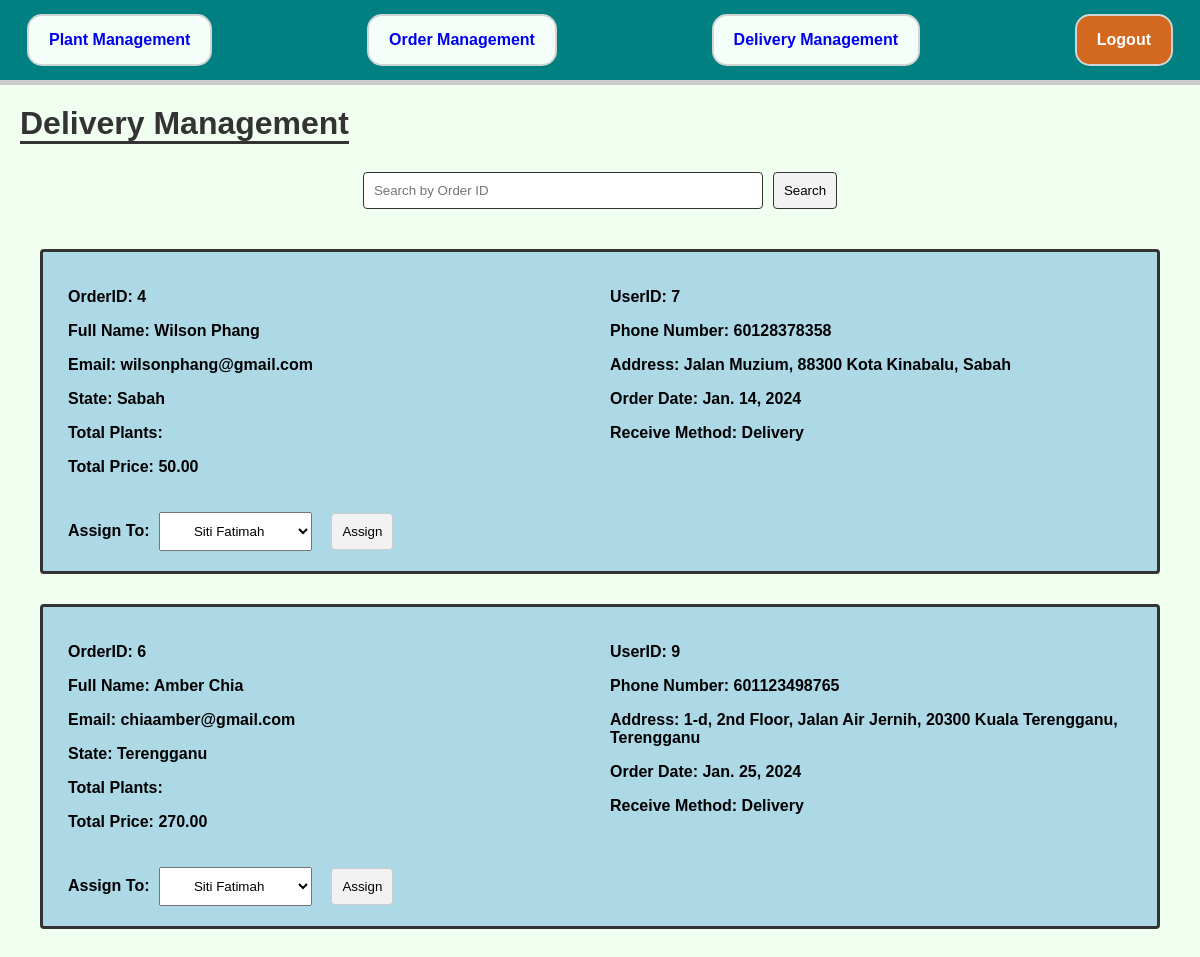
The page /adm/delivery/ (signed in) on the database as committed earlier.
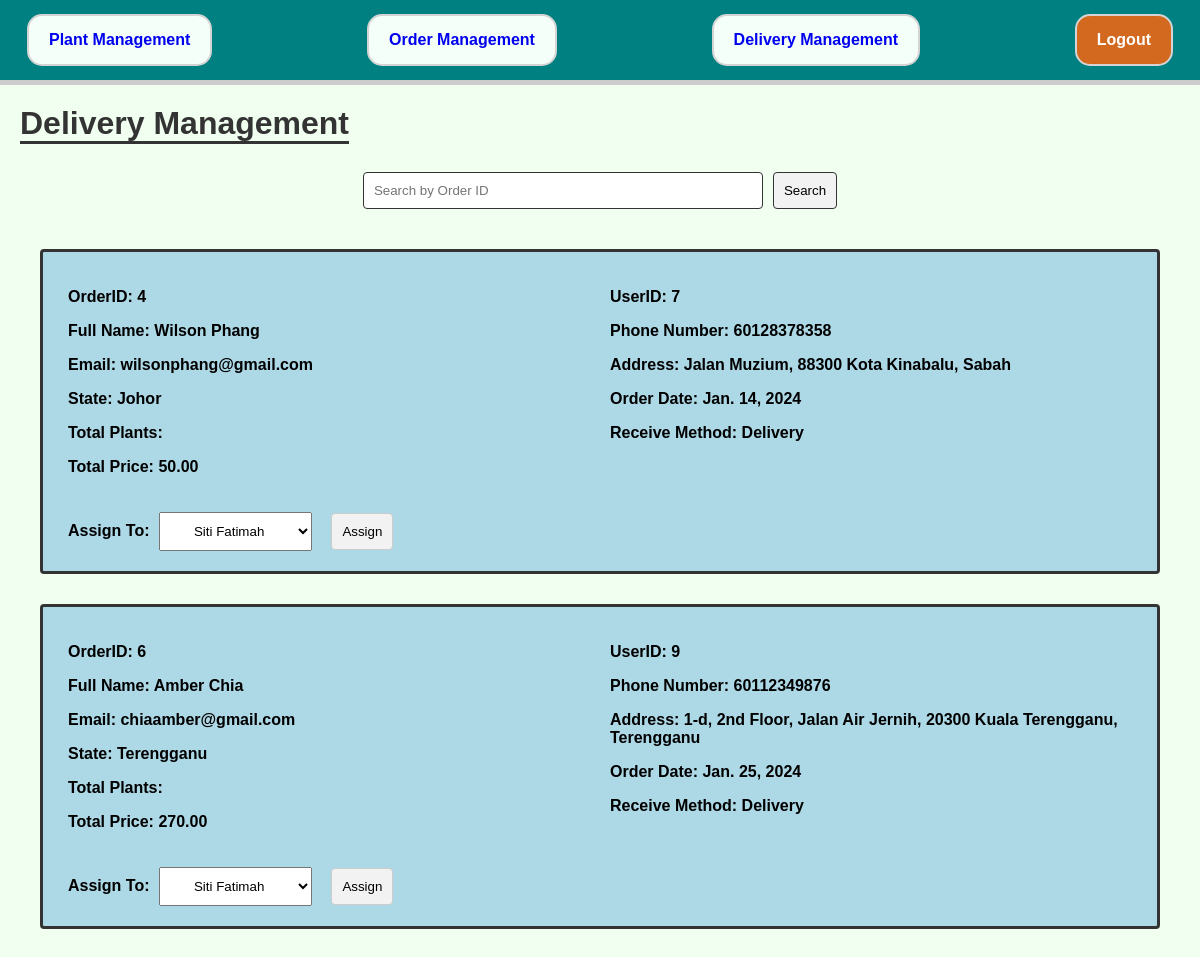
The same page on the database as committed later.
### app/models.py (models this page shows, shortened)
class Order(models.Model):
    customer = models.ForeignKey(Customer, on_delete=models.CASCADE, related_name='orders')
    payment = models.ForeignKey(Payment, on_delete=models.CASCADE, related_name='orders')
    delman = models.ForeignKey(DeliveryMan, on_delete=models.CASCADE, related_name='orders', null=True, blank=True)
    order_status = models.CharField(max_length=30)

class Customer(models.Model):
    user = models.OneToOneField(User, on_delete=models.CASCADE, primary_key=True, related_name='customer_profile')
    customer_name = models.CharField(max_length=80, default='Unknown')
    customer_address = models.CharField(max_length=200)
    customer_state = models.CharField(max_length=30)
    customer_ic = models.CharField(max_length=30, unique=True)
    customer_phone_number = models.BigIntegerField()

class User(AbstractUser):
    is_customer = models.BooleanField(default=False)
    is_deliveryman = models.BooleanField(default=False)
    is_admin = models.BooleanField(default=False)
    email = models.EmailField(unique=True)
    USERNAME_FIELD = 'email'
    REQUIRED_FIELDS = []    # Remove 'email' from here since it's the USERNAME_FIELD

class Payment(models.Model):
    customer = models.ForeignKey(Customer, on_delete=models.CASCADE, related_name='payments')
    shipping_fee = models.DecimalField(max_digits=4, decimal_places=2, validators=[MinValueValidator(0.00), MaxValueValidator(99.99)])
    payment_cost = models.DecimalField(max_digits=6, decimal_places=2, validators=[MinValueValidator(0.00), MaxValueValidator(9999.99)])
    receive_method = models.CharField(max_length=10)
    order_date = models.DateField()
    order_total_price = models.DecimalField(max_digits=6, decimal_places=2, validators=[MinValueValidator(0.00), MaxValueValidator(9999.99)])

### app/views.py (the view, shortened to what this page needs)
# urls.py: path("adm/delivery/", views.deliveryManagement, name="deliveryManagement"),
@user_passes_test(lambda user: user.is_admin)
def deliveryManagement(request):
    search_query = request.GET.get('search_query', '')
    error_message = None
    delivery_orders = (
        Order.objects
        .filter(payment__receive_method='Delivery', delman__isnull=True)
        .exclude(order_status='Completed')
        .select_related('customer', 'payment')
        .prefetch_related('order_items')
    )
    deliverymen = DeliveryMan.objects.all()
    return render(request, 'delivery_management.html', {'delivery_orders': delivery_orders, 'deliverymen': deliverymen, 'error_message': error_message})

### app/templates/delivery_management.html (shortened to what this page needs)
{% load static %}
<!DOCTYPE html>
<html lang="en">
<head>
    <link rel="stylesheet" href="{% static 'styles.css' %}">
</head>
<body>
    <div class="navbar">
        <a href="{% url 'plantManagement' %}" class="nav-button">Plant Management</a>
        <a href="{% url 'orderManagement' %}" class="nav-button">Order Management</a>
        <a href="{% url 'deliveryManagement' %}" class="nav-button">Delivery Management</a>
        <a href="{% url 'logout' %}" class="nav-button logout">Logout</a>
    </div>
    <div class="main-content">
        <h1>Delivery Management</h1>
        <div class="search-bar">
            <form action="{% url 'deliveryManagement' %}" method="get">
                <div class="search-container">
                    <input type="text" name="search_query" placeholder="Search by Order ID" style="width: 400px;">
                    <button type="submit" class="search-button">Search</button>
                </div>
            </form>
        </div>
        {% for order in delivery_orders %}
        <div class="delivery-container">
            <div class="delivery-details">
                <div class="info-text">
                    <p>OrderID: {{ order.id }}</p>
                    <p>Full Name: {{ order.customer.customer_name }}</p>
                    <p>Email: {{ order.customer.user.email }}</p>
                    <p>State: {{ order.customer.customer_state }}</p>
                    <p>Total Plants: {{ order.total_plant_quantity }}</p>
                    <p>Total Price: {{ order.payment.order_total_price }}</p>
                </div>
                <div class="info-text">
                    <p>UserID: {{ order.customer.user.id }}</p>
                    <p>Phone Number: {{ order.customer.customer_phone_number }}</p>
                    <p>Address: {{ order.customer.customer_address }}</p>
                    <p>Order Date: {{ order.payment.order_date }}</p>
                    <p>Receive Method: {{ order.payment.receive_method }}</p>
                </div>
                <div class="info-text">
                    <form action="{% url 'assign_delivery' order.id %}" method="post">
                        <label for="assign-select-{{ order.id }}">Assign To:</label>
                        <select id="assign-select-{{ order.id }}" class="assign-select" name="deliveryman">
                            {% for deliveryman in deliverymen %}
                                <option value="{{ deliveryman.user.id }}">{{ deliveryman.deliveryman_name }}</option>
                            {% endfor %}
                        </select>
                        <button type="submit" class="assign-button">Assign</button>
                    </form>
                </div>
            </div>
        </div>
        {% endfor %}
    </div>
</body>
</html>

Rows that differ between the two databases and show on the page:
changed through a linked row, Order "Wilson Phang": customer.customer_state "Sabah" → "Johor"
changed through a linked row, Order "Amber Chia": customer.customer_phone_number "601123498765" → "60112349876"
